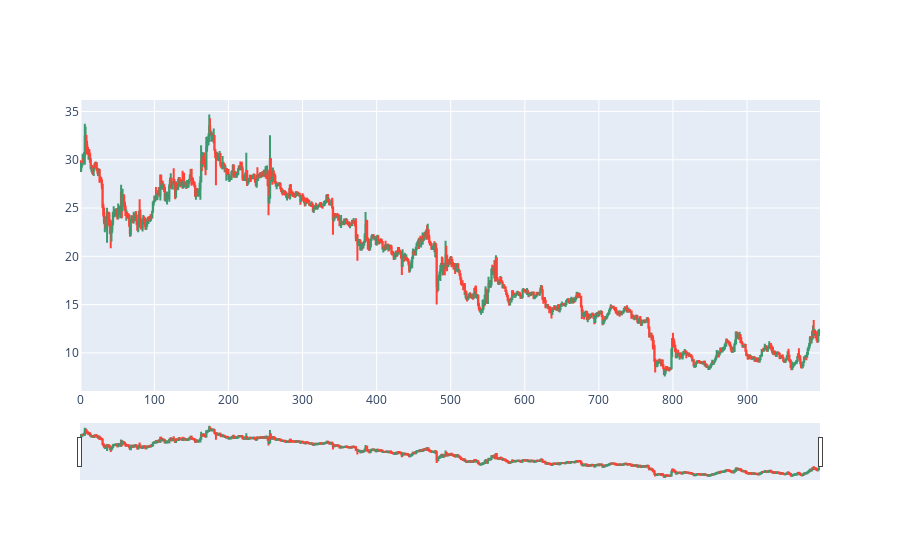

The cell this chart's notebook holds for it:
### Code cell
dfpl = df[:]
import plotly.graph_objects as go
from datetime import datetime

fig = go.Figure(data=[go.Candlestick(x=dfpl.index,
                open=dfpl['Open'],
                high=dfpl['High'],
                low=dfpl['Low'],
                close=dfpl['Close'])])

fig.show()

### Figure 1 — Plotly figure (JSON) as saved in the notebook; plotly's stock layout.template omitted (floating-point values rounded to 4 significant figures; data arrays with more than 128 entries replaced by an {"elided": "..."} marker saying what was removed)
{"data": [{"close": {"elided": "999 float values"}, "high": {"elided": "999 float values"}, "low": {"elided": "999 float values"}, "open": {"elided": "999 float values"}, "type": "candlestick", "x": {"elided": "999 int values"}}], "layout": {}}
